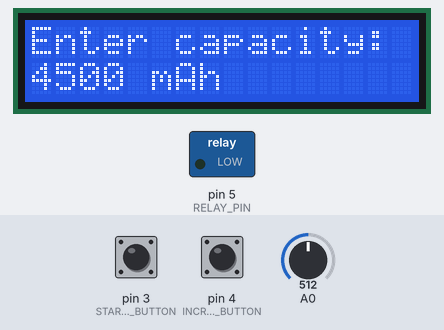
Bench run of a sketch on a simulated Arduino Uno, built with avr-gcc and run on an emulated ATmega328P. Parts: 16×2 character LCD, switched loads named in the sketch (green lamp = pin HIGH). The test bench sets the inputs (shaded band); at power-on: pin 3 (START_CHARGING_BUTTON) HIGH, A0 = 512, pin 4 (INCREMENT_CAPACITY_BUTTON) HIGH. EEPROM starts erased. At 17.3 s the program stops and its outputs stay as they are.

Above: at 0.9 s.
1.0 s: pin 3 (START_CHARGING_BUTTON) pulled LOW for 0.15 s
At 2.2 s:
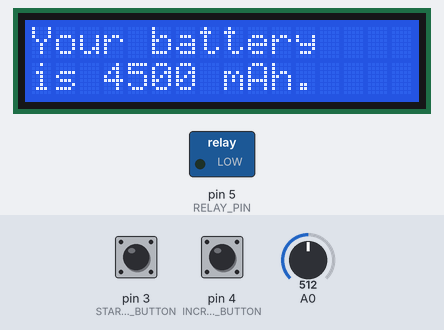
At 3.5 s:
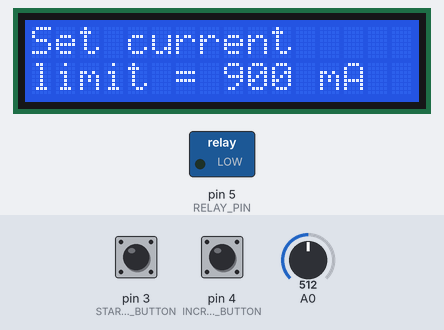
7.1 s: A0 set to 526
At 7.8 s:
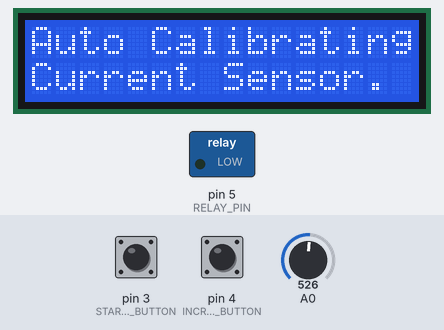
11.6 s: A0 set to 716
Timing chart, 0 to 18.7 s (numbered marks = the images above; inputs shaded):
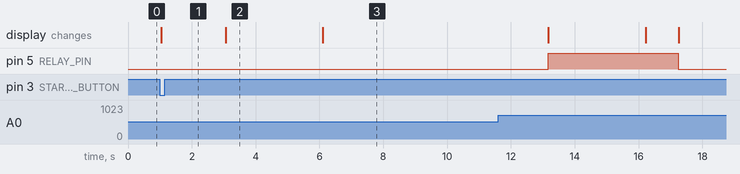

The sketch:

lead_acid_battery_charger.ino
```cpp
#include "constants.h"
#include "ACS712.h"            // https://github.com/rkoptev/ACS712-arduino
#include <EEPROM.h>
#include "LiquidCrystal_I2C.h" // Library needs to be included: Sketch | Include Library | Manage Libraries…, then search for “LiquidCrystal_I2C”
                               // Original library at https://gitlab.com/growduino/libs/LiquidCrystal_I2C

// https://electronics-project-hub.com/arduino-12v-lead-acid-battery-charger/

LiquidCrystal_I2C lcd(0x27, 16, 2); // Set the LCD address to 0x27 for a 16 × 2 display (16 chars, 2 lines)
ACS712 AnalogCurrentSensor(ACS712_05B, ACS712_CURRENT_SENSOR);

int battery_capacity_in_milliamp_hours;
int current__charging_limit = 0;
float current__peak_limit = 0;
float current__cut_off = 0;
boolean set_batt = true;
boolean var = true;
int hours_spent_charging = 0;
int minutes_spent_charging = 0;
int seconds_spent_charging = 0;
float current_dc_reading;
float CV_current = 0;

void setup() {
   pinMode(RELAY_PIN, OUTPUT);
   digitalWrite(RELAY_PIN, LOW);
   pinMode(INCREMENT_CAPACITY_BUTTON, INPUT_PULLUP);
   pinMode(START_CHARGING_BUTTON, INPUT_PULLUP);
   lcd.init();
   lcd.backlight();
   EEPROM.get(START_ADDRESS, battery_capacity_in_milliamp_hours);

   if (battery_capacity_in_milliamp_hours < 4500) {
      EEPROM.put(START_ADDRESS, 4500);
   }

   lcd.clear();

   while (set_batt) {
      lcd.setCursor(0, 0);
      lcd.print("Enter capacity:");
      lcd.setCursor(0, 1);
      EEPROM.get(START_ADDRESS, battery_capacity_in_milliamp_hours);
      lcd.print(battery_capacity_in_milliamp_hours);
      lcd.print(" mAh");

      if (digitalRead(INCREMENT_CAPACITY_BUTTON) == PRESSED) {
         while (var) {
            if (digitalRead(START_CHARGING_BUTTON) == PRESSED)
               var = false;

            if (digitalRead(INCREMENT_CAPACITY_BUTTON) == PRESSED) {
               lcd.setCursor(0, 1);
               battery_capacity_in_milliamp_hours += 500;

               if (battery_capacity_in_milliamp_hours > 15000) {
                  battery_capacity_in_milliamp_hours = 4500;

                  lcd.clear();
               }

               lcd.setCursor(0, 0);
               lcd.print("Enter capacity:");
               lcd.setCursor(0, 1);
               lcd.print(battery_capacity_in_milliamp_hours);
               lcd.print(" mAh");

               delay(.25 * ONE_SECOND);
            }
         }
      }

      if (digitalRead(START_CHARGING_BUTTON) == PRESSED) {
         EEPROM.put(START_ADDRESS, battery_capacity_in_milliamp_hours);
         lcd.clear();
         lcd.setCursor(0, 0);
         lcd.print("Your battery");
         lcd.setCursor(0, 1);
         lcd.print("is ");
         lcd.print(battery_capacity_in_milliamp_hours);
         lcd.print(" mAh.");

         delay(2 * ONE_SECOND);

         lcd.clear();
         lcd.setCursor(0, 0);
         lcd.print("Set current");
         lcd.setCursor(0, 1);
         lcd.print("limit = ");

         //------- Charging Parameters ----------//
         current__charging_limit = battery_capacity_in_milliamp_hours * 0.2;
         current__peak_limit = battery_capacity_in_milliamp_hours * 0.3 * 0.001;
         current__cut_off = battery_capacity_in_milliamp_hours * 0.04 * 0.001;
         //-------------------------------------//

         lcd.print(current__charging_limit);
         lcd.print(" mA");

         delay(3 * ONE_SECOND);

         set_batt = false;
      }
   }

   calibrate_current_to_battery();
   CCCV();
}

void loop() {
   static int i;

   for (i = 0; i < 10; i++) {
      current_dc_reading = AnalogCurrentSensor.getCurrentDC();
      delay(.1 * ONE_SECOND);
   }

   timer();
   lcd.clear();
   lcd.setCursor(0, 0);

   if (current_dc_reading <= CV_current) {
      lcd.print("MODE: CV");
   }

   if (current_dc_reading > CV_current) {
      lcd.print("MODE: CC");
   }

   lcd.setCursor(0, 1);
   lcd.print("CURRENT: ");
   lcd.print(current_dc_reading);
   lcd.print(" A");

   if (current_dc_reading <= current__cut_off) {
      for (i = 0; i < 10; i++) {
         current_dc_reading = AnalogCurrentSensor.getCurrentDC();
         delay(.1 * ONE_SECOND);
      }

      // As the battery charges, the current in the battery goes down
      if (current_dc_reading <= current__cut_off) {
         digitalWrite(RELAY_PIN, LOW);
         lcd.clear();
         lcd.setCursor(0, 0);
         lcd.print("BATTERY FULLY");
         lcd.setCursor(0, 1);
         lcd.print("CHARGED.");

         // Once the battery is fully charged, do nothing forever
         while (true) {
            ;
         }
      }
   }

   current_dc_reading = AnalogCurrentSensor.getCurrentDC();

   if (current_dc_reading >= current__peak_limit) {
      digitalWrite(RELAY_PIN, LOW);
      calibrate_current_to_battery();
      digitalWrite(RELAY_PIN, HIGH);
      delay(3 * ONE_SECOND);

      current_dc_reading = AnalogCurrentSensor.getCurrentDC();

      if (current_dc_reading >= current__peak_limit) {
         while (true) {
            digitalWrite(RELAY_PIN, LOW);
            lcd.clear();
            lcd.setCursor(0, 0);
            lcd.print("Overcharging");
            lcd.setCursor(0, 1);
            lcd.print("current detected");
            delay(2 * ONE_SECOND);
            lcd.clear();
            lcd.setCursor(0, 0);
            lcd.print("Charging halted.");
            lcd.setCursor(0, 1);
            lcd.print("Press reset.");
            delay(2 * ONE_SECOND);
         }
      }
   }
}

void calibrate_current_to_battery() {
   lcd.clear();
   lcd.print("Auto Calibrating");
   lcd.setCursor(0, 1);
   lcd.print("Current Sensor.");
   AnalogCurrentSensor.calibrate();
   delay(ONE_SECOND);
   current_dc_reading = AnalogCurrentSensor.getCurrentDC();

   if (current_dc_reading >= 0.02 || current_dc_reading <= -0.02 ) {
      AnalogCurrentSensor.calibrate();
      delay(5 * ONE_SECOND);
      current_dc_reading = AnalogCurrentSensor.getCurrentDC();

      if (current_dc_reading >= 0.02) {
         calibrate_current_to_battery();
      }
   }
}

void timer() {
   seconds_spent_charging += 1;

   if (seconds_spent_charging == 60) {
      seconds_spent_charging = 0;
      minutes_spent_charging += 1;
      recalibrate_current_to_battery();
   }

   if (minutes_spent_charging == 60) {
      minutes_spent_charging = 0;
      hours_spent_charging += 1;
   }

   if (hours_spent_charging == MAX_HOURS_BATTERY_SHOULD_CHARGE && minutes_spent_charging == 0) {
      digitalWrite(RELAY_PIN, LOW);

      while (true) {
         lcd.clear();
         lcd.setCursor(0, 0);
         lcd.print("Time out !!!");
         lcd.setCursor(0, 1);
         lcd.print("Charge Completed");
         delay(2 * ONE_SECOND);
         lcd.clear();
         lcd.setCursor(0, 0);
         lcd.print("  Press reset");
         lcd.setCursor(0, 1);
         lcd.print("****************");
         delay(2 * ONE_SECOND);
      }
   }
}

void recalibrate_current_to_battery() {
   if (minutes_spent_charging == 10 || minutes_spent_charging == 20 || minutes_spent_charging == 30 || minutes_spent_charging == 40 ||
       minutes_spent_charging == 50 || minutes_spent_charging == 60 && seconds_spent_charging == 0) {
      digitalWrite(RELAY_PIN, LOW);
      calibrate_current_to_battery();
      digitalWrite(RELAY_PIN, HIGH);
   }
}

void CCCV() {
   lcd.clear();
   lcd.setCursor(0, 0);
   lcd.print("Analyzing CC/CV");
   lcd.setCursor(0, 1);
   lcd.print("Modes...");
   digitalWrite(RELAY_PIN, HIGH);

   for (static int i = 0; i < 20; i++) {
      current_dc_reading = AnalogCurrentSensor.getCurrentDC();
      delay(.1 * ONE_SECOND);
   }

   if (current_dc_reading <= -0.1) {
      while (true) {
         digitalWrite(RELAY_PIN, LOW);
         lcd.clear();
         lcd.setCursor(0, 0);
         lcd.print("Reverse current");
         lcd.setCursor(0, 1);
         lcd.print("detected.");
         delay(2 * ONE_SECOND);
         lcd.clear();
         lcd.setCursor(0, 0);
         lcd.print("Flip current");
         lcd.setCursor(0, 1);
         lcd.print("sensor polarity.");
         delay(2 * ONE_SECOND);
      }
   }

   CV_current = current_dc_reading * 0.8;
}
```

ACS712.cpp
```cpp
#include "ACS712.h"

ACS712::ACS712(ACS712_type type, uint8_t _pin) {
	pin = _pin;

	// Different models of the sensor have their sensitivity:
	switch (type) {
		case ACS712_05B:
			sensitivity = 0.185;
			break;
		case ACS712_20A:
			sensitivity = 0.100;
			break;
		case ACS712_30A:
			sensitivity = 0.066;
			break;
	}
}

int ACS712::calibrate() {
	uint16_t acc = 0;
	for (int i = 0; i < 10; i++) {
		acc += analogRead(pin);
	}
	zero = acc / 10;
	return zero;
}

void ACS712::setZeroPoint(int _zero) {
	zero = _zero;
}

void ACS712::setSensitivity(float sens) {
	sensitivity = sens;
}

float ACS712::getCurrentDC() {
	int16_t acc = 0;
	for (int i = 0; i < 10; i++) {
		acc += analogRead(pin) - zero;
	}
	float I = (float)acc / 10.0 / ADC_SCALE * VREF / sensitivity;
	return I;
}

float ACS712::getCurrentAC(uint16_t frequency) {
	uint32_t period = 1000000 / frequency;
	uint32_t t_start = micros();

	uint32_t Isum = 0, measurements_count = 0;
	int32_t Inow;

	while (micros() - t_start < period) {
		Inow = analogRead(pin) - zero;
		Isum += Inow*Inow;
		measurements_count++;
	}

	float Irms = sqrt(Isum / measurements_count) / ADC_SCALE * VREF / sensitivity;
	return Irms;
}
```

ACS712.h
```cpp
#ifndef ACS712_h
#define ACS712_h

#include <Arduino.h>

#define ADC_SCALE 1023.0
#define VREF 5.0
#define DEFAULT_FREQUENCY 50

enum ACS712_type {ACS712_05B, ACS712_20A, ACS712_30A};

class ACS712 {
public:
	ACS712(ACS712_type type, uint8_t _pin);
	int calibrate();
	void setZeroPoint(int _zero);
	void setSensitivity(float sens);
	float getCurrentDC();
	float getCurrentAC(uint16_t frequency = 50);

private:
	int zero = 512;
	float sensitivity;
	uint8_t pin;
};

#endif
```

constants.h
```cpp
// Pins
#define RELAY_PIN                 5
#define INCREMENT_CAPACITY_BUTTON 4
#define START_CHARGING_BUTTON     3
#define ACS712_CURRENT_SENSOR     A0

// Misc
#define MAX_HOURS_BATTERY_SHOULD_CHARGE 7
#define ONE_SECOND                      1000
#define START_ADDRESS                   0
#define PRESSED                         LOW
```

Measured:
- the behaviour switches between 513 and 514 on A0 (found by bisection; images 2 and 3)
- after the input at 1.0 s, the display: changes at once (image 1)
- after the input at 7.1 s, pin 5 (RELAY_PIN): stays LOW (without the input it goes to HIGH after 0.03 s)
- what the display in image 2 shows lasts 3.0 s, from 3.1 s to 6.1 s
